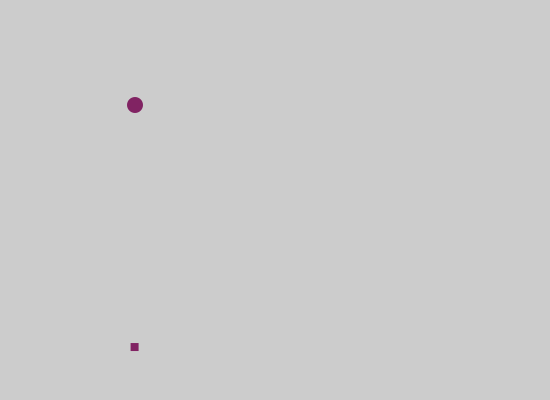
Frame 1 (no input)
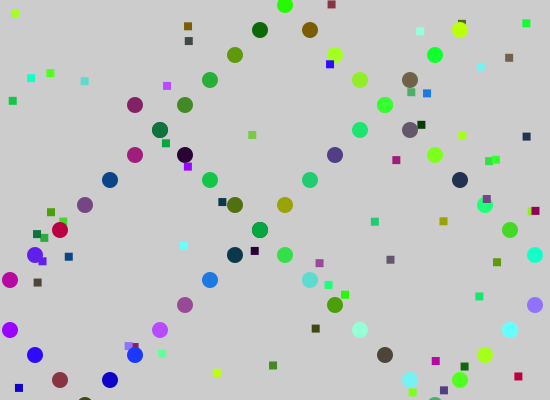
Frame 60 (the mouse pressed at the canvas centre just before this capture)
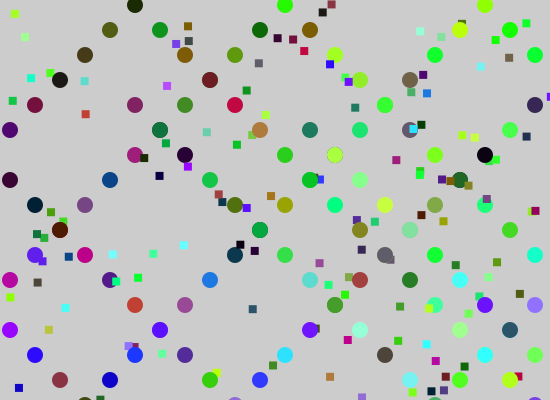
Frame 120 (the mouse held since frame 60 and released just before this capture)

The Processing sketch that drew these frames (run headless with seeded random() and noise(); from frame 60 on, the mouse is pressed at the canvas centre):

// Processing sketch: check2
// ── check2.pde
/**
 * Bounce. 
 * 
 * When the shape hits the edge of the window, it reverses its direction. 
 */
 
int rad = 8;        // Width of the shape
float xpos, ypos;    // Starting position of shape    

float xspeed = 5;  // Speed of the shape
float yspeed = 5;  // Speed of the shape

int xdirection = 5;  // Left or Right
int ydirection = 5;  // Top to Bottom


void setup() 
{
  size(550,400);
  noStroke();
  frameRate(30);
  ellipseMode(RADIUS);
  // Set the starting position of the shape
  xpos = width/5;
  ypos = height/5;
}

void draw() 
{
  //background(102,xpos,ypos);
  
  // Update the position of the shape
  xpos = xpos + ( xspeed * xdirection );
  ypos = ypos + ( yspeed * ydirection );
  
  // Test to see if the shape exceeds the boundaries of the screen
  // If it does, reverse its direction by multiplying by -1
  if (xpos > width-rad || xpos < rad) {
    xdirection *= -1;
  }
  if (ypos > height-rad || ypos < rad) {
    ydirection *= -1;
  }

  // Draw the shape
  fill(random(200),random(xpos),random(ypos));
  ellipse(xpos, ypos, rad, rad);
  rect(random(width),random(height),rad,rad);
}
